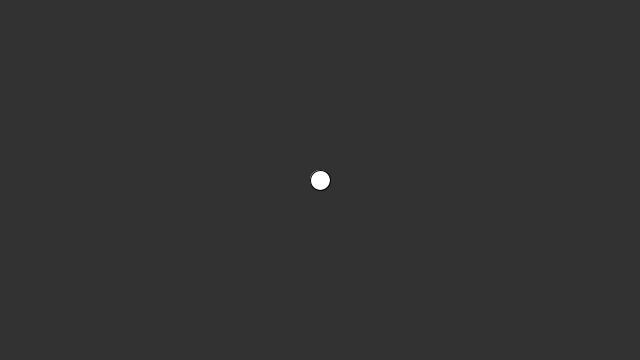
Frame 1 (no input)
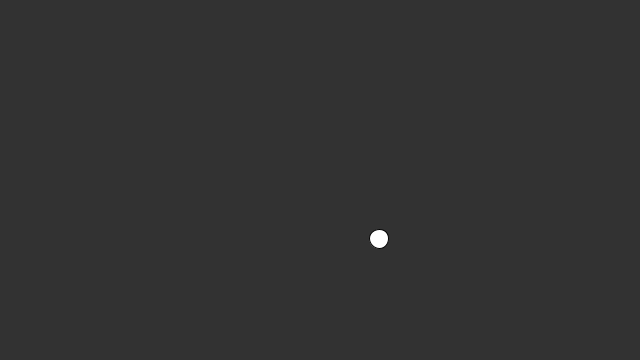
Frame 60 (the mouse pressed at the canvas centre just before this capture)
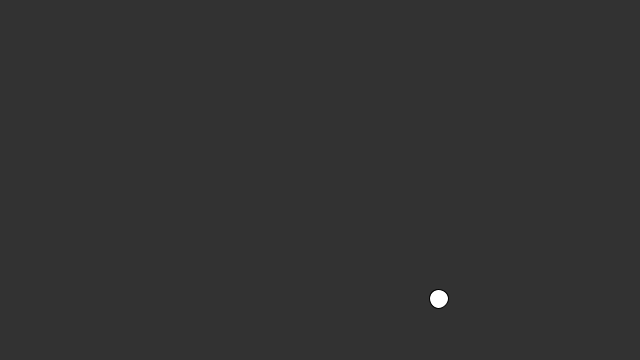
Frame 120 (the mouse held since frame 60 and released just before this capture)

The Processing sketch that drew these frames (run headless with seeded random() and noise(); from frame 60 on, the mouse is pressed at the canvas centre):

// Processing sketch: sketch_4
// ── sketch_4.pde
float circleX;
float circleY;
int incrementX = 1;
int incrementY = 1;
float randomSize = 20;

void setup() {
  size(640, 360);
  background(50);
  circleX = width/2;
  circleY = height/2;
}

void draw() {
  // Draw stuff
  background(50);
  fill(255);
  ellipse(circleX, circleY, randomSize, randomSize);

  // Logic
  randomSize = random(15,20);
  circleX += incrementX;
  circleY += incrementY;

  if ((circleX > width) || (circleX < 0)) {
    incrementX *= -1;
  }

  if ((circleY > height) || (circleY < 0)) {
    incrementY *= -1;
  }
}
